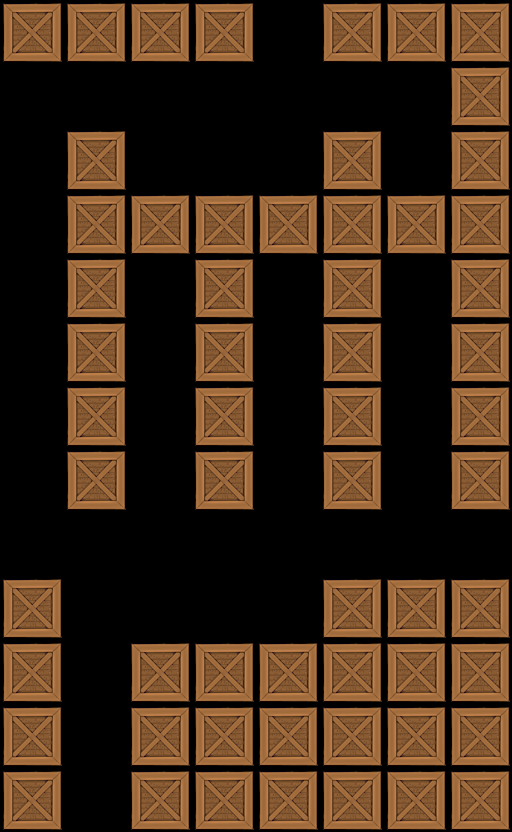

This game map was drawn from its Tiled (.tmx) file and the tilesets committed beside it. A one-line description and the trimmed map source follow:
An orthogonal 8x13 tile map with 64x64 px tiles, 1 tile layer (Tile Layer 1).

<map version="1.0" orientation="orthogonal" width="8" height="13" tilewidth="64" tileheight="64">
 <tileset firstgid="1" name="crate" tilewidth="64" tileheight="64">
  <image source="../../crate3.png" width="64" height="64" />
 </tileset>
 <layer name="Tile Layer 1" width="8" height="13">
  <data>[104 cells, 59 non-empty, 1 distinct tile ids]</data>
 </layer>
</map>
